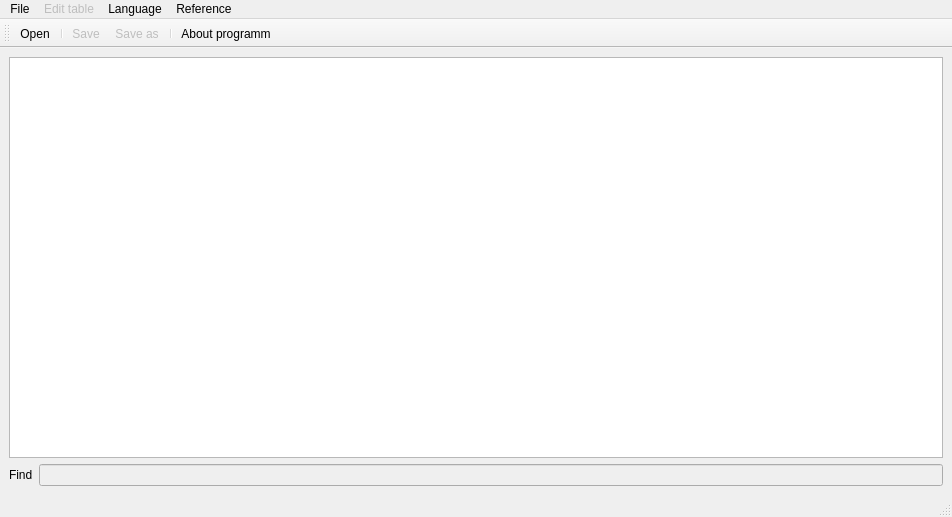
<?xml version="1.0" encoding="UTF-8"?>
<ui version="4.0">
 <class>MainWindow</class>
 <widget class="QMainWindow" name="MainWindow">
  <property name="geometry">
   <rect>
    <x>0</x>
    <y>0</y>
    <width>952</width>
    <height>517</height>
   </rect>
  </property>
  <property name="sizePolicy">
   <sizepolicy hsizetype="Expanding" vsizetype="Expanding">
    <horstretch>0</horstretch>
    <verstretch>0</verstretch>
   </sizepolicy>
  </property>
  <property name="windowTitle">
   <string>MainWindow</string>
  </property>
  <widget class="QWidget" name="centralwidget">
   <layout class="QVBoxLayout" name="verticalLayout">
    <item>
     <widget class="QTableView" name="tableView">
      <property name="contextMenuPolicy">
       <enum>Qt::CustomContextMenu</enum>
      </property>
     </widget>
    </item>
    <item>
     <layout class="QHBoxLayout" name="horizontalLayout">
      <item>
       <widget class="QLabel" name="labelFind">
        <property name="text">
         <string>Find</string>
        </property>
       </widget>
      </item>
      <item>
       <widget class="QLineEdit" name="lineEditFind">
        <property name="enabled">
         <bool>false</bool>
        </property>
       </widget>
      </item>
     </layout>
    </item>
   </layout>
  </widget>
  <widget class="QMenuBar" name="menubar">
   <property name="geometry">
    <rect>
     <x>0</x>
     <y>0</y>
     <width>952</width>
     <height>25</height>
    </rect>
   </property>
   <widget class="QMenu" name="menuFile">
    <property name="title">
     <string>File</string>
    </property>
    <addaction name="actionOpen"/>
    <addaction name="separator"/>
    <addaction name="actionSave"/>
    <addaction name="actionSaveAs"/>
    <addaction name="separator"/>
    <addaction name="actionClose"/>
    <addaction name="actionExit"/>
   </widget>
   <widget class="QMenu" name="menuEntry">
    <property name="enabled">
     <bool>false</bool>
    </property>
    <property name="title">
     <string>Edit table</string>
    </property>
    <addaction name="actionAdd"/>
    <addaction name="actionRemove"/>
   </widget>
   <widget class="QMenu" name="menuLanguage">
    <property name="title">
     <string>Language</string>
    </property>
   </widget>
   <widget class="QMenu" name="menuReference">
    <property name="title">
     <string>Reference</string>
    </property>
    <addaction name="actionAboutProgramm"/>
   </widget>
   <addaction name="menuFile"/>
   <addaction name="menuEntry"/>
   <addaction name="menuLanguage"/>
   <addaction name="menuReference"/>
  </widget>
  <widget class="QStatusBar" name="statusbar"/>
  <widget class="QToolBar" name="toolBar">
   <property name="windowTitle">
    <string>toolBar</string>
   </property>
   <attribute name="toolBarArea">
    <enum>TopToolBarArea</enum>
   </attribute>
   <attribute name="toolBarBreak">
    <bool>false</bool>
   </attribute>
   <addaction name="actionOpen"/>
   <addaction name="separator"/>
   <addaction name="actionSave"/>
   <addaction name="actionSaveAs"/>
   <addaction name="separator"/>
   <addaction name="actionAboutProgramm"/>
  </widget>
  <action name="actionExit">
   <property name="icon">
    <iconset resource="ico.qrc">
     <normaloff>:/img/images/exit.png</normaloff>:/img/images/exit.png</iconset>
   </property>
   <property name="text">
    <string>Exit</string>
   </property>
  </action>
  <action name="actionOpen">
   <property name="icon">
    <iconset resource="ico.qrc">
     <normaloff>:/img/images/open.jpg</normaloff>:/img/images/open.jpg</iconset>
   </property>
   <property name="text">
    <string>Open</string>
   </property>
  </action>
  <action name="actionSave">
   <property name="enabled">
    <bool>false</bool>
   </property>
   <property name="icon">
    <iconset resource="ico.qrc">
     <normaloff>:/img/images/save.jpg</normaloff>:/img/images/save.jpg</iconset>
   </property>
   <property name="text">
    <string>Save</string>
   </property>
  </action>
  <action name="actionAdd">
   <property name="icon">
    <iconset resource="ico.qrc">
     <normaloff>:/img/images/addData.png</normaloff>:/img/images/addData.png</iconset>
   </property>
   <property name="text">
    <string>Add</string>
   </property>
  </action>
  <action name="actionRemove">
   <property name="icon">
    <iconset resource="ico.qrc">
     <normaloff>:/img/images/removeData.png</normaloff>:/img/images/removeData.png</iconset>
   </property>
   <property name="text">
    <string>Remove</string>
   </property>
  </action>
  <action name="actionClose">
   <property name="enabled">
    <bool>false</bool>
   </property>
   <property name="icon">
    <iconset resource="ico.qrc">
     <normaloff>:/img/images/close.png</normaloff>:/img/images/close.png</iconset>
   </property>
   <property name="text">
    <string>Close</string>
   </property>
  </action>
  <action name="actionAboutProgramm">
   <property name="icon">
    <iconset resource="ico.qrc">
     <normaloff>:/img/images/aboutProgramm.png</normaloff>:/img/images/aboutProgramm.png</iconset>
   </property>
   <property name="text">
    <string>About programm</string>
   </property>
  </action>
  <action name="actionSaveAs">
   <property name="enabled">
    <bool>false</bool>
   </property>
   <property name="icon">
    <iconset resource="ico.qrc">
     <normaloff>:/img/images/save_as.png</normaloff>:/img/images/save_as.png</iconset>
   </property>
   <property name="text">
    <string>Save as...</string>
   </property>
  </action>
 </widget>
 <resources>
  <include location="ico.qrc"/>
 </resources>
 <connections>
  <connection>
   <sender>actionExit</sender>
   <signal>triggered()</signal>
   <receiver>MainWindow</receiver>
   <slot>close()</slot>
   <hints>
    <hint type="sourcelabel">
     <x>-1</x>
     <y>-1</y>
    </hint>
    <hint type="destinationlabel">
     <x>399</x>
     <y>299</y>
    </hint>
   </hints>
  </connection>
 </connections>
</ui>
